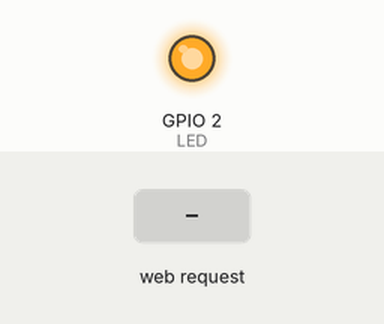
Simulated run of this sketch. Board: ESP8266 (NodeMCU). Parts: output pins drawn as LEDs (lit = HIGH). The inputs (shaded band) are chosen by the test bench. WiFi joins after 1.5 s; servers stay silent unless stated; what the sketch prints to the serial monitor is not drawn.

Above: at 2.7 s.
2.8 s: HTTP request GET /LED=ON received
At 3.2 s:
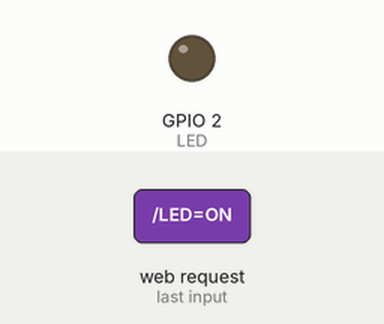
4.3 s: HTTP request GET /LED=OFF received
At 5.5 s:
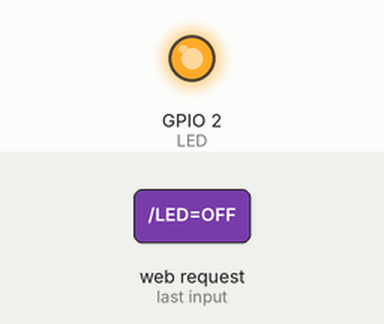
Timing chart, 0 to 7.3 s (numbered marks = the images above; inputs shaded):
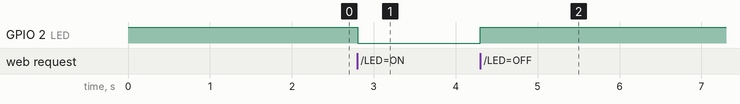

The sketch:

Built_in_LED_WebServer.ino
```cpp
#include <ESP8266WiFi.h>

const char* ssid = "electronics";      // Your WiFi Name
const char* password = "electronics";  // Your WiFi Password

const int LED = 2;   // Built-in LED (GPIO2 / D4)

WiFiServer server(80);

int ledState = LOW;

void setup()
{
  Serial.begin(115200);

  pinMode(LED, OUTPUT);

  // Built-in LED is Active LOW
  digitalWrite(LED, HIGH);   // LED OFF

  Serial.print("Connecting to WiFi");

  WiFi.begin(ssid, password);

  while (WiFi.status() != WL_CONNECTED)
  {
    delay(500);
    Serial.print(".");
  }

  Serial.println();
  Serial.println("WiFi Connected");

  server.begin();
  Serial.println("Server Started");

  Serial.print("IP Address: ");
  Serial.println(WiFi.localIP());

  Serial.print("Open Browser: http://");
  Serial.println(WiFi.localIP());
}

void loop()
{
  WiFiClient client = server.available();

  if (!client)
  {
    return;
  }

  Serial.println("New Client Connected");

  while (!client.available())
  {
    delay(1);
  }

  String request = client.readStringUntil('\r');
  Serial.println(request);
  client.flush();

  // Handle LED Control
  if (request.indexOf("/LED=ON") != -1)
  {
    digitalWrite(LED, LOW);   // Built-in LED ON
    ledState = HIGH;
    Serial.println("LED ON");
  }

  if (request.indexOf("/LED=OFF") != -1)
  {
    digitalWrite(LED, HIGH);  // Built-in LED OFF
    ledState = LOW;
    Serial.println("LED OFF");
  }

  // Send Web Page
  client.println("HTTP/1.1 200 OK");
  client.println("Content-Type: text/html");
  client.println("Connection: close");
  client.println();

  client.println("<!DOCTYPE html>");
  client.println("<html>");
  client.println("<head>");
  client.println("<title>ESP8266 LED Control</title>");
  client.println("<meta name='viewport' content='width=device-width, initial-scale=1'>");

  client.println("<style>");
  client.println("body {");
  client.println("  font-family: Arial, sans-serif;");
  client.println("  text-align: center;");
  client.println("  background-color: #f4f4f4;");
  client.println("  margin-top: 50px;");
  client.println("}");

  client.println("h1 {");
  client.println("  color: #333;");
  client.println("}");

  client.println(".led {");
  client.println("  width: 120px;");
  client.println("  height: 120px;");
  client.println("  border-radius: 50%;");
  client.println("  margin: 20px auto;");
  client.println("}");

  client.println(".on {");
  client.println("  background-color: red;");
  client.println("  box-shadow: 0 0 40px red;");
  client.println("}");

  client.println(".off {");
  client.println("  background-color: #777;");
  client.println("}");

  client.println(".btn {");
  client.println("  width: 140px;");
  client.println("  height: 55px;");
  client.println("  font-size: 20px;");
  client.println("  border: none;");
  client.println("  border-radius: 8px;");
  client.println("  cursor: pointer;");
  client.println("  margin: 10px;");
  client.println("}");

  client.println(".onBtn {");
  client.println("  background-color: green;");
  client.println("  color: white;");
  client.println("}");

  client.println(".offBtn {");
  client.println("  background-color: red;");
  client.println("  color: white;");
  client.println("}");
  client.println("</style>");

  client.println("</head>");
  client.println("<body>");

  client.println("<h1>ESP8266 LED Control</h1>");

  if (ledState == HIGH)
  {
    client.println("<div class='led on'></div>");
    client.println("<h2 style='color:red;'>LED STATUS : ON</h2>");
  }
  else
  {
    client.println("<div class='led off'></div>");
    client.println("<h2 style='color:gray;'>LED STATUS : OFF</h2>");
  }

  client.println("<br>");

  client.println("<a href='/LED=ON'>");
  client.println("<button class='btn onBtn'>ON</button>");
  client.println("</a>");

  client.println("<a href='/LED=OFF'>");
  client.println("<button class='btn offBtn'>OFF</button>");
  client.println("</a>");

  client.println("</body>");
  client.println("</html>");

  delay(1);
  Serial.println("Client Disconnected");
}
```

Measured:
- after the input at 2.8 s, GPIO 2 (LED): HIGH → LOW at once
- after the input at 4.3 s, GPIO 2 (LED): LOW → HIGH at once
